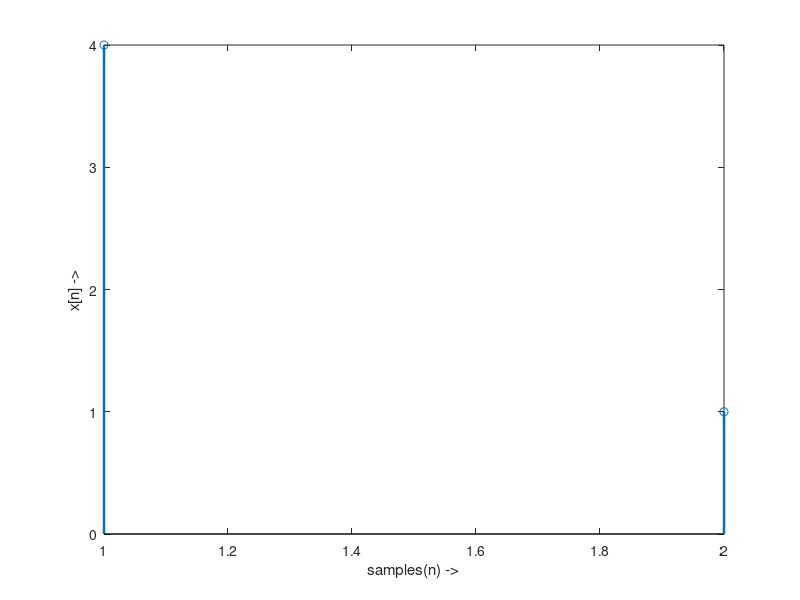

Reproduce this figure in MATLAB. (Note: this script raises an error after producing the figure.)
% 19ucc023
% Mohit Akhouri
% Experiment 8 - Observation 1

% In this code, we will take a random 2-length sequence x[n]
% Then we will find its FFT using both INBUILT function fft and
% USER-DEFINED function my_dit_fft and also plot the graphs respectively

clc;
clear all;
close all;

N = 2; % Size of the seqeunce x[n]
x = randperm(4,N); % using randperm(k,N) to select RANDOM N integers from range 1-k , here it selects N=2 integers from range 1-4

% Plot of random seqeunce x[n]
figure;
stem(x,'Linewidth',1.8);
xlabel('samples(n) ->');
ylabel('x[n] ->');
title('19ucc023 - Mohit Akhouri','Plot of Input Sequence x[n] of length = 2');
grid on;

fft_inbuilt = fft(x,N); % Calculation of N-point DFT via INBUILT function fft
fft_user_defined = my_dit_fft(x,N); % Calculation of N-point DFT using RADIX-2 fft algorithm via USER-DEFINED function my_dit_fft

% Plot of N-point DFT obtained via INBUILT function fft(x,N)
figure;
subplot(2,1,1);
stem(fft_inbuilt,'Linewidth',1.8);
xlabel('samples(k) ->');
ylabel('X(k) ->');
title('2-point DFT of sequence x[n] using INBUILT function fft(x,N)');
grid on;

% Plot of N-point DFT obtained via USER-DEFINED function my_dit_fft(x,N)
subplot(2,1,2);
stem(fft_user_defined,'Linewidth',1.8);
xlabel('samples(k) ->');
ylabel('X(k) ->');
title('2-point DFT of sequence x[n] using USER-DEFINED function my\_dit\_fft(x,N)');
grid on;
sgtitle('19ucc023 - Mohit Akhouri');


